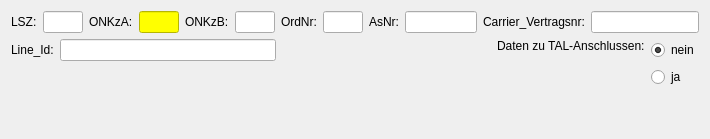
         <widget class="QWidget" name="LtgBez">
          <property name="autoFillBackground">
           <bool>true</bool>
          </property>
          <attribute name="title">
           <string>LtgBez</string>
          </attribute>
          <layout class="QVBoxLayout" name="verticalLayout_9">
           <item>
            <layout class="QHBoxLayout" name="horizontalLayout_3">
             <item>
              <widget class="QLabel" name="label_8">
               <property name="text">
                <string>LSZ:</string>
               </property>
              </widget>
             </item>
             <item>
              <widget class="QLineEdit" name="lineEdit_5">
               <property name="maximumSize">
                <size>
                 <width>40</width>
                 <height>16777215</height>
                </size>
               </property>
              </widget>
             </item>
             <item>
              <widget class="QLabel" name="label_9">
               <property name="text">
                <string>ONKzA:</string>
               </property>
              </widget>
             </item>
             <item>
              <widget class="QLineEdit" name="line_LtgBez_ONKzA">
               <property name="maximumSize">
                <size>
                 <width>40</width>
                 <height>16777215</height>
                </size>
               </property>
               <property name="styleSheet">
                <string notr="true">background-color:yellow</string>
               </property>
              </widget>
             </item>
             <item>
              <widget class="QLabel" name="label_11">
               <property name="text">
                <string>ONKzB:</string>
               </property>
              </widget>
             </item>
             <item>
              <widget class="QLineEdit" name="lineEdit_7">
               <property name="maximumSize">
                <size>
                 <width>40</width>
                 <height>16777215</height>
                </size>
               </property>
              </widget>
             </item>
             <item>
              <widget class="QLabel" name="label_14">
               <property name="text">
                <string>OrdNr:</string>
               </property>
              </widget>
             </item>
             <item>
              <widget class="QLineEdit" name="lineEdit_8">
               <property name="maximumSize">
                <size>
                 <width>40</width>
                 <height>16777215</height>
                </size>
               </property>
              </widget>
             </item>
             <item>
              <widget class="QLabel" name="label_15">
               <property name="text">
                <string>AsNr:</string>
               </property>
              </widget>
             </item>
             <item>
              <widget class="QLineEdit" name="lineEdit_9">
               <property name="maximumSize">
                <size>
                 <width>72</width>
                 <height>16777215</height>
                </size>
               </property>
              </widget>
             </item>
             <item>
              <widget class="QLabel" name="label_16">
               <property name="text">
                <string>Carrier_Vertragsnr:</string>
               </property>
              </widget>
             </item>
             <item>
              <widget class="QLineEdit" name="lineEdit_10"/>
             </item>
            </layout>
           </item>
           <item>
            <layout class="QHBoxLayout" name="horizontalLayout_6">
             <item>
              <layout class="QHBoxLayout" name="horizontalLayout_5">
               <property name="bottomMargin">
                <number>27</number>
               </property>
               <item>
                <widget class="QLabel" name="label_17">
                 <property name="text">
                  <string>Line_Id:</string>
                 </property>
                 <property name="alignment">
                  <set>Qt::AlignLeading|Qt::AlignLeft|Qt::AlignVCenter</set>
                 </property>
                </widget>
               </item>
               <item>
                <widget class="QLineEdit" name="lineEdit_11">
                 <property name="alignment">
                  <set>Qt::AlignHCenter|Qt::AlignTop</set>
                 </property>
                </widget>
               </item>
               <item>
                <spacer name="horizontalSpacer_7">
                 <property name="orientation">
                  <enum>Qt::Horizontal</enum>
                 </property>
                 <property name="sizeHint" stdset="0">
                  <size>
                   <width>40</width>
                   <height>20</height>
                  </size>
                 </property>
                </spacer>
               </item>
              </layout>
             </item>
             <item>
              <layout class="QHBoxLayout" name="horizontalLayout_4">
               <item>
                <widget class="QLabel" name="label_18">
                 <property name="text">
                  <string>Daten zu TAL-Anschlussen:</string>
                 </property>
                 <property name="alignment">
                  <set>Qt::AlignLeading|Qt::AlignLeft|Qt::AlignTop</set>
                 </property>
                 <property name="margin">
                  <number>3</number>
                 </property>
                </widget>
               </item>
               <item>
                <layout class="QVBoxLayout" name="verticalLayout">
                 <item>
                  <widget class="QRadioButton" name="radioButton_10">
                   <property name="text">
                    <string>nein</string>
                   </property>
                   <property name="checked">
                    <bool>true</bool>
                   </property>
                  </widget>
                 </item>
                 <item>
                  <widget class="QRadioButton" name="radioButton_11">
                   <property name="text">
                    <string>ja</string>
                   </property>
                  </widget>
                 </item>
                </layout>
               </item>
              </layout>
             </item>
            </layout>
           </item>
           <item>
            <spacer name="verticalSpacer_10">
             <property name="orientation">
              <enum>Qt::Vertical</enum>
             </property>
             <property name="sizeHint" stdset="0">
              <size>
               <width>20</width>
               <height>40</height>
              </size>
             </property>
            </spacer>
           </item>
          </layout>
         </widget>
